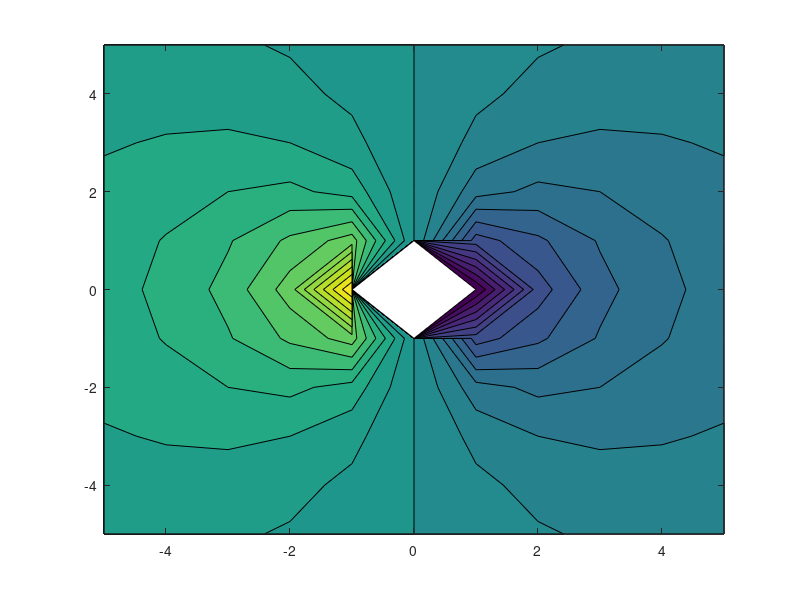
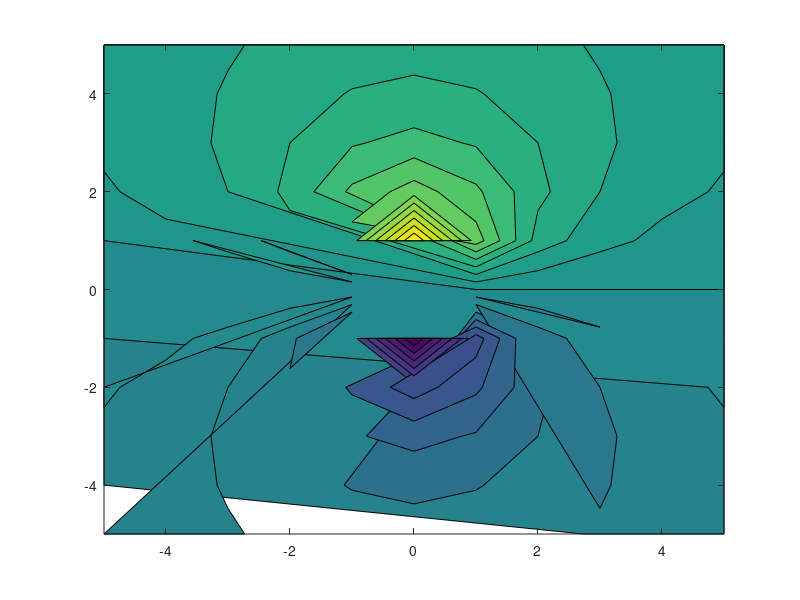
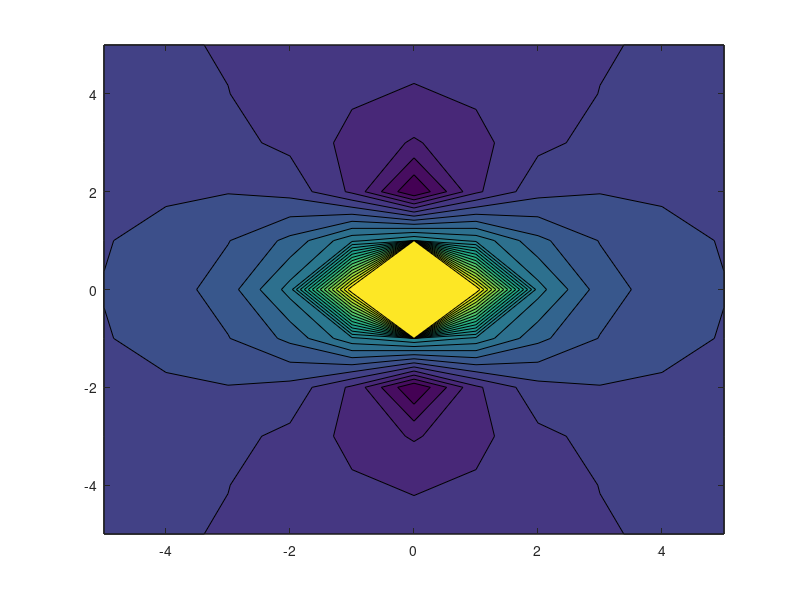

Write the MATLAB code that produced these figures, in order.
[x,y] = meshgrid(-5:1:5,-5:1:5);
b = 4;
Gamma = 2;
U = 2;
z = x + 1i.*y;
theta = angle(z);
r = abs(z);
W = U - ((b*Gamma)./(pi*z)) - ((b^2*Gamma)./(3*pi*z));
phi = real (W);
%theta_1 = -((b*Gamma)./(pi*r))-((b^2*Gamma)./(3*pi*r))+U;
%theta = real (acos(phi./theta_1));

figure
contourf(x,y,phi,25);

psi = imag(W);

figure
contourf(x,y,psi,25);

V = conj(U + ((b*Gamma)./(pi*(z.^2))) + ((b^2*Gamma)./(3*pi*(z.^2))));
v=abs(V);

figure
contourf(x,y,v,25);




